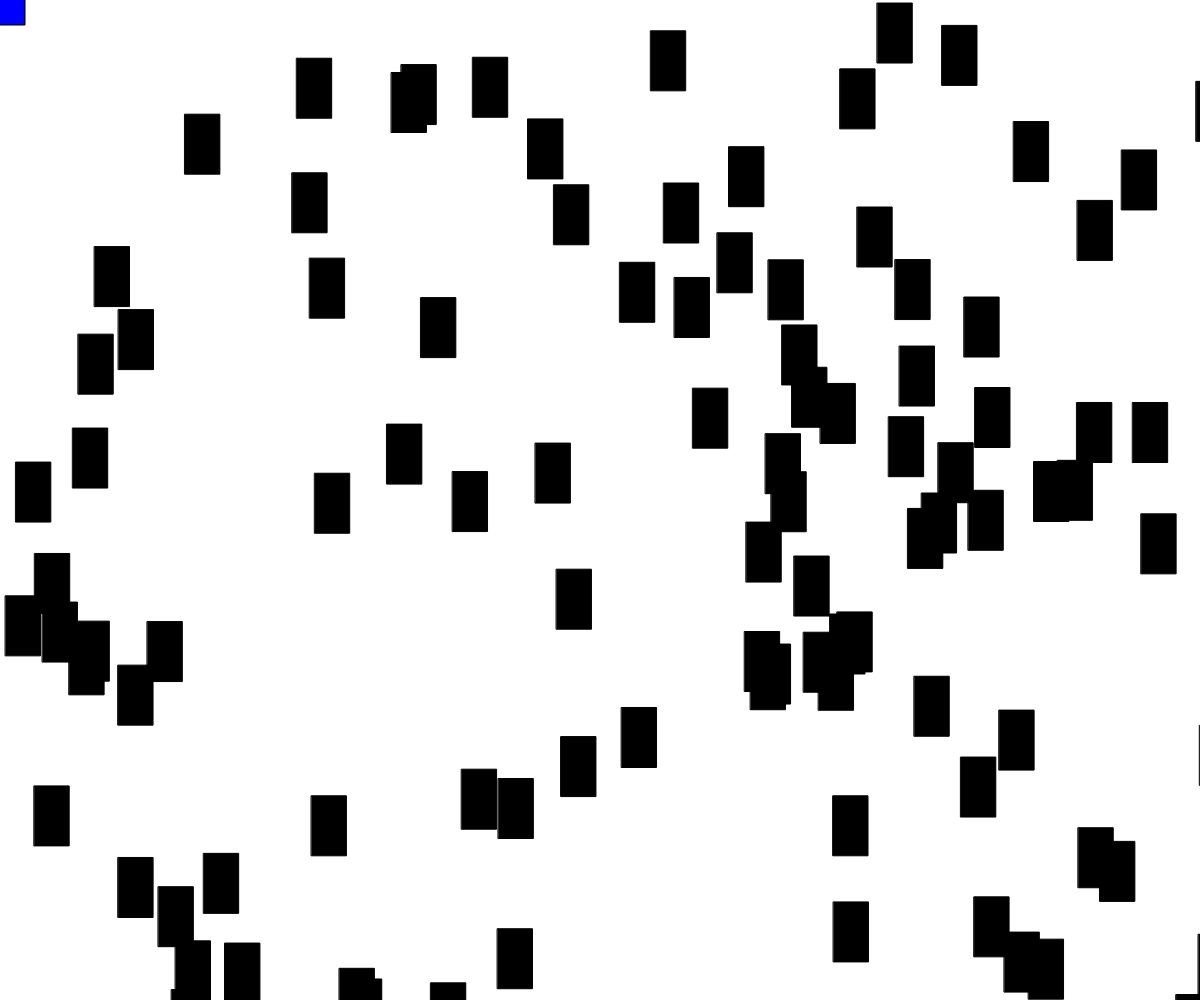
Frame 1 (no input)
Frame 60 (no input): identical to frame 1, image omitted
Frame 120 (the mouse pressed at the canvas centre since frame 60): identical to frame 1, image omitted

The p5.js sketch that drew this single still picture (run headless with seeded random() and noise() and a simulated clock; from frame 60 on, the mouse is pressed at the canvas centre):

// p5.js sketch
// ── sketch.js
// Project Title
// Your Name
// Date
//
// Extra for Experts:
// - describe what you did to take this project "above and beyond"

const mazeWalls = 100;

function setup() {
  createCanvas(windowWidth, windowHeight);
  Maze();
  character();
}

function draw() {
  
}


function character(){
  rectMode(CENTER);
  fill(0,0,255);
  rect(mouseX, mouseY,50,50);
}

function Maze(){
  background(255);
  fill(0);
  for(let i = 0; i < mazeWalls; i++){
    rect(random(width), random(height), 35, 60); 
  }
}
